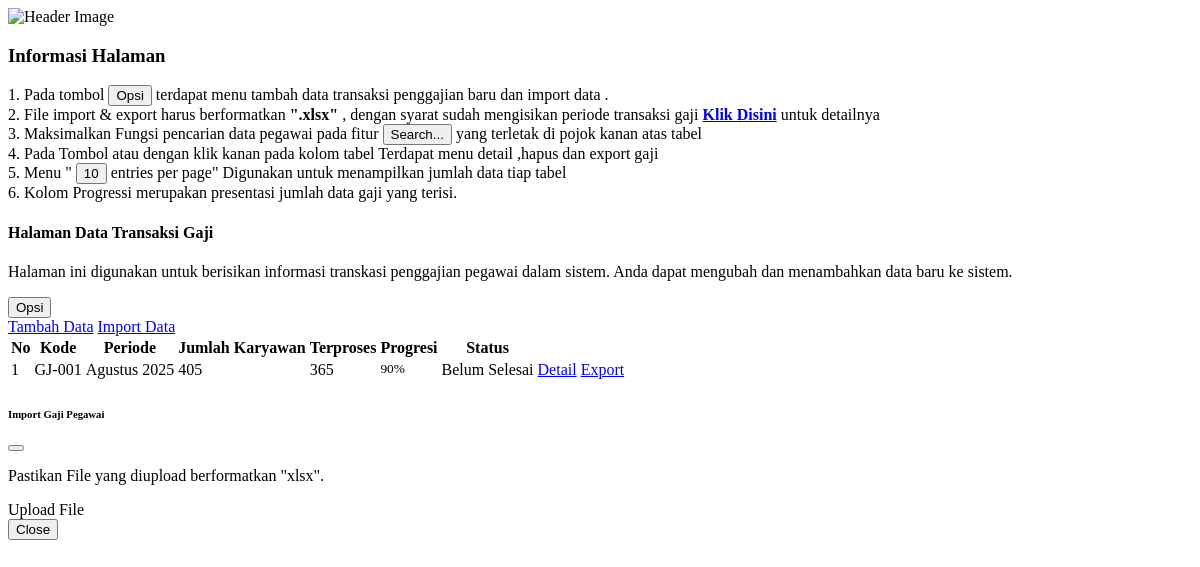
The page /views/gaji/data-gaji.php on the database its author committed.
### tables this page shows
CREATE TABLE `transaksi_gaji` (
  `id` int(11) NOT NULL,
  `kode_transaksi` varchar(100) NOT NULL,
  `tgl_transaksi` date NOT NULL,
  `periode_bulan` varchar(100) NOT NULL,
  `periode_tahun` varchar(100) NOT NULL,
  `jumlah_karyawan` int(11) NOT NULL,
  `proses` int(11) NOT NULL,
  `total_gaji` int(11) NOT NULL,
  `status_transaksi` varchar(100) NOT NULL,
  `email` int(11) NOT NULL
);

### env/nama_bulan.php (called while the page is built, shortened)
<?php
function bulan_indonesia($bulan) {
    switch($bulan) {
        case 8:
            return "Agustus";
            break;
    }
}
?>

### views/gaji/data-gaji.php (the view, shortened to what this page needs)
<?php
require 'env/koneksi.php';
require 'env/tgl_indo.php';
require 'env/nama_bulan.php';
?>
<div class="row">
    <div class="col-lg-12">
        <div class="card">
            <div class="card-body">
                <div class="row align-items-center">
                    <div class="col-md-3 col-sm-4 text-center">
                        <img src="public/bg/bg02.jpg" class="img-fluid rounded" alt="Header Image">
                    </div>
                    <div class="col-md-9 col-sm-8">
                        <h3 class="fw-bold mb-3">Informasi Halaman</h3>
                        <p class="mb-0 text-muted">
                            1. Pada tombol <button type="button" class="btn btn-primary btn-square btn-outline-dashed dropdown-toggle btn-sm">Opsi <i class="mdi mdi-chevron-down"></i></button>
                                terdapat menu tambah data transaksi penggajian baru dan import data .
                            <br>
                            2. File import & export harus berformatkan <strong>".xlsx"</strong> , dengan syarat sudah mengisikan periode transaksi gaji <strong><a href="#">Klik Disini</a></strong> untuk detailnya<br>
                            3. Maksimalkan Fungsi pencarian data pegawai pada fitur <button type="button" class="btn btn-sm btn-de-dark">Search...</button> yang terletak di pojok kanan atas tabel<br>
                            4. Pada Tombol <i class="las la-pen font-20"></i> atau dengan klik kanan <i class="las la-mouse-pointer font-20"></i> pada kolom tabel Terdapat menu detail ,hapus dan export gaji<br>
                            5. Menu " <button type="button" class="btn btn-primary btn-de-dark dropdown-toggle btn-sm">10<i class="mdi mdi-chevron-down"></i></button> entries per page" Digunakan untuk menampilkan jumlah data tiap tabel<br>
                            6. Kolom Progressi merupakan presentasi jumlah data gaji yang terisi.
                        </p>
                    </div>
                </div>
            </div>
        </div>
    </div>
</div>
<div class="row mt-2">
    <div class="col-lg-12">
        <div class="card">
            <div class="card-header">
                <div class="row">
                    <div class="col-sm-10">
                        <h4 class="card-title">Halaman Data Transaksi Gaji</h4>
                        <p class="text-muted mb-0">Halaman ini digunakan untuk berisikan informasi transkasi penggajian pegawai dalam sistem. Anda dapat mengubah dan menambahkan data baru ke sistem.
                        </p>
                    </div>
                    <div class="col-sm-2">
                        <div class="p-2">
                            <div class="button-items">
                                <button type="button" class="btn btn-primary btn-square btn-outline-dashed dropdown-toggle" data-bs-toggle="dropdown" aria-expanded="false">Opsi <i class="mdi mdi-chevron-down"></i></button>
                                <div class="dropdown-menu">
                                    <a class="dropdown-item" href="input-gaji">Tambah Data</a>
                                    <a class="dropdown-item" href="#" data-bs-toggle="modal" data-bs-target="#exampleModalPrimary">Import Data</a>
                                </div>
                            </div>
                        </div>
                    </div>
                </div>
            </div>
            <div class="card-body">
                <div class="row">
                    <div class="col-md-12">
                        <div class="table table-responsive">
                            <table class="table table-sm" id="datatable_1">
                                <thead>
                                    <tr>
                                        <th>No</th>
                                        <th>Kode</th>
                                        <th>Periode</th>
                                        <th>Jumlah Karyawan</th>
                                        <th>Terproses</th>
                                        <th>Progresi</th>
                                        <th>Status</th>
                                        <th></th>
                                    </tr>
                                </thead>
                                <tbody>
                                    <?php
                                    $ambildata = $koneksi->query("SELECT * FROM transaksi_gaji ORDER BY kode_transaksi DESC");
                                    $no = 1;
                                    while ($data = mysqli_fetch_assoc($ambildata)) {
                                        require_once 'env/nama_bulan.php';
                                        $progres = ($data['proses']/$data['jumlah_karyawan']) * 100;
                                    ?>
                                    <tr
                                        data-dropdown-id="<?=$data['kode_transaksi']?>"
                                        data-periode-bulan="<?=ucwords($data['periode_bulan'])?>"
                                        data-periode-tahun="<?=$data['periode_tahun']?>"
                                        data-status="<?=ucwords($data['status_transaksi'])?>"
                                    >
                                        <td><?=$no++?></td>
                                        <td><?=$data['kode_transaksi']?></td>
                                        <td><?=ucwords(bulan_indonesia($data['periode_bulan']))?> <?=$data['periode_tahun']?></td>
                                        <td><?=$data['jumlah_karyawan']?></td>
                                        <td><?=$data['proses']?></td>
                                        <td>
                                            <small class="float-end ms-2 pt-1 font-10"><?=round($progres)?>%</small>
                                            <div class="progress mt-2" style="height:3px;">
                                            </div>
                                        </td>
                                        <td>
                                            <span class="badge rounded-pill <?=($data['status_transaksi'] == 'belum selesai') ? 'bg-danger' : 'bg-success'?>">
                                                <?=ucwords($data['status_transaksi'])?>
                                            </span>
                                        </td>
                                        <td>
                                            <div class="dropdown d-inline-block">
                                                <div class="dropdown-menu dropdown-menu-end" aria-labelledby="dLabel11">
                                                    <a class="dropdown-item" href="detail-transaksi-gaji/<?=$data['kode_transaksi']?>">Detail</a>
                                                    <?php if ($data['jumlah_karyawan']!=$data['proses']) { ?>
                                                        <a class="dropdown-item" href="app/controller/gaji/export-gaji-all.php?kode=<?=$data['kode_transaksi']?>&bulan=<?=$data['periode_bulan']?>&tahun=<?=$data['periode_tahun']?>">Export</a>
                                                    <?php } ?>
                                                </div>
                                            </div>
                                        </td>
                                    </tr>
                                    <?php } ?>
                                </tbody>
                            </table>
                        </div>
                    </div>
                </div>
            </div>
        </div>
    </div>
</div>
<div class="modal fade" id="exampleModalPrimary" tabindex="-1" role="dialog" aria-labelledby="exampleModalPrimary1" aria-hidden="true">
    <div class="modal-dialog" role="document">
        <div class="modal-content">
            <div class="modal-header bg-primary">
                <h6 class="modal-title m-0 text-white" id="exampleModalPrimary1">Import Gaji Pegawai</h6>
                <button type="button" class="btn-close" data-bs-dismiss="modal" aria-label="Close"></button>
            </div>
            <form method="post" action="app/controller/gaji/import-gaji.php" enctype="multipart/form-data" onsubmit="showLoading()">
                <div class="modal-body">
                    <div class="row">
                        <div class="col-sm-12">
                            <div class="d-grid">
                                <p class="text-muted">Pastikan File yang diupload berformatkan "xlsx".</p>
                                <label class="btn-upload btn btn-primary mt-4" for="input-file">Upload File</label>
                            </div>
                        </div>
                    </div>
                </div>
                <div class="modal-footer">
                    <button type="button" class="btn btn-de-secondary btn-sm" data-bs-dismiss="modal">Close</button>
                </div>
            </form>
        </div>
    </div>
</div>

### rows shown on the page
transaksi_gaji: kode_transaksi "GJ-001", periode_bulan "Agustus", periode_tahun "2025", jumlah_karyawan "405", proses "365", progres "90", status_transaksi "Belum Selesai"
